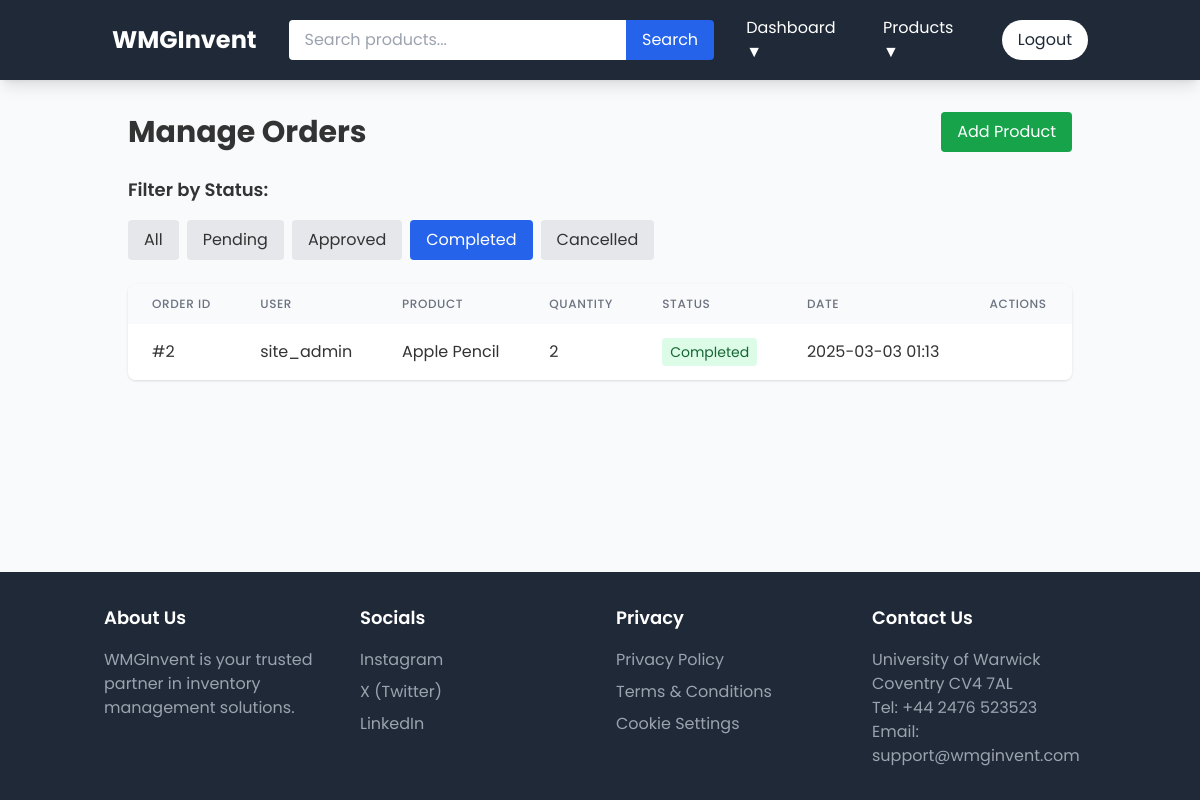
/dashboard/orders?status=completed (signed in), run on the app's committed database.
### app/models/order.py (models this page shows, shortened)
class Order(db.Model):
    id = db.Column(db.Integer, primary_key=True)
    user_id = db.Column(db.Integer, db.ForeignKey('user.id'), nullable=False)      # Customer who placed the order
    product_id = db.Column(db.Integer, db.ForeignKey('product.id'), nullable=False) # Product being ordered
    quantity = db.Column(db.Integer, nullable=False)                               # Quantity ordered
    status = db.Column(db.String(20), default='pending')  # pending, approved, completed, cancelled
    created_at = db.Column(db.DateTime, default=datetime.utcnow)                   # When order was placed
    updated_at = db.Column(db.DateTime, default=datetime.utcnow, onupdate=datetime.utcnow) # Last status update
    user = db.relationship('User', backref='orders')      # Access orders via user.orders
    product = db.relationship('Product', backref='orders') # Access orders via product.orders

### app/models/user.py (models this page shows, shortened)
class User(UserMixin, db.Model):
    id = db.Column(db.Integer, primary_key=True)
    username = db.Column(db.String(64), unique=True, nullable=False)  # Unique username for login
    email = db.Column(db.String(120), unique=True, nullable=False)    # Unique email for contact
    password_hash = db.Column(db.String(128))                         # Securely stored password hash
    role = db.Column(db.String(20), nullable=False, default='user')   # Role-based access control
    def can_manage_stock(self):
        return self.role in ['admin', 'site_admin']
    def can_manage_users(self):
        return self.role == 'site_admin'
    def can_delete_orders(self):
        return self.role == 'site_admin'

### app/models/product.py (models this page shows, shortened)
class Product(db.Model):
    id = db.Column(db.Integer, primary_key=True)
    name = db.Column(db.String(128), nullable=False)                     # Product name (required)
    description = db.Column(db.Text)                                     # Product description
    price = db.Column(db.Float, nullable=False)                          # Product price (required)
    stock_level = db.Column(db.Integer, default=0)                       # Current inventory count
    min_stock_level = db.Column(db.Integer, default=10)                  # Threshold for reordering
    category_id = db.Column(db.Integer, db.ForeignKey('category.id'), nullable=False)  # Product category
    image_url = db.Column(db.String(512))                                # For storing direct image URLs
    created_at = db.Column(db.DateTime, default=datetime.utcnow)         # Creation timestamp
    updated_at = db.Column(db.DateTime, default=datetime.utcnow, onupdate=datetime.utcnow)  # Last update

### app/routes/admin.py (the view)
@bp.route('/orders')
@login_required
def orders():
    if not current_user.can_manage_stock():
        flash('You do not have permission to manage orders')
        return redirect(url_for('main.index'))
    status_filter = request.args.get('status')
    page = request.args.get('page', 1, type=int)
    query = Order.query
    if status_filter:
        query = query.filter_by(status=status_filter)
    orders = query.order_by(Order.created_at.desc()).paginate(page=page, per_page=20)
    return render_template('admin/orders.html', orders=orders)

### app/__init__.py (called while the page is built)
def create_app(config_class=Config):
    app = Flask(__name__)  # Use built-in static folder in app/static
    app.config.from_object(config_class)
    db.init_app(app)
    login_manager.init_app(app)
    migrate.init_app(app, db)
    csrf.init_app(app)
    login_manager.login_view = 'auth.login'
    login_manager.login_message_category = 'info'
    from app.models.category import Category
    @app.context_processor
    def inject_categories():
        return dict(categories=Category.query.all())
    from app.routes import auth, main, products, admin, orders, reorders
    app.register_blueprint(auth.bp)
    app.register_blueprint(main.bp)
    app.register_blueprint(products.bp)
    app.register_blueprint(admin.bp)
    app.register_blueprint(orders.bp)
    app.register_blueprint(reorders.bp)
    print(f"Static folder path: {app.static_folder}")
    return app

### app/models/user.py (called while the page is built)
@login_manager.user_loader
def load_user(id):
    return User.query.get(int(id))

### app/templates/admin/orders.html (shortened to what this page needs)
{% extends "base.html" %}
{% block content %}
<div class="container mx-auto px-4">
    <div class="flex justify-between items-center mb-6">
        <h1 class="text-3xl font-bold">Manage Orders</h1>
        <a href="{{ url_for('products.create') }}"
           class="bg-green-600 text-white px-4 py-2 rounded hover:bg-green-700">
            Add Product
        </a>
    </div>
    <div class="mb-6">
        <div class="flex flex-wrap gap-2">
            <h3 class="text-lg font-semibold w-full mb-2">Filter by Status:</h3>
            <a href="{{ url_for('admin.orders') }}"
               class="px-4 py-2 rounded {% if not request.args.get('status') %}bg-blue-600 text-white{% else %}bg-gray-200{% endif %}">
                All
            </a>
            {% for status in ['pending', 'approved', 'completed', 'cancelled'] %}
            <a href="{{ url_for('admin.orders', status=status) }}"
               class="px-4 py-2 rounded {% if request.args.get('status') == status %}bg-blue-600 text-white{% else %}bg-gray-200{% endif %}">
                {{ status|title }}
            </a>
            {% endfor %}
        </div>
    </div>
    <div class="bg-white rounded-lg shadow overflow-hidden">
        <table class="min-w-full">
            <thead class="bg-gray-50">
                <tr>
                    <th class="px-6 py-3 text-left text-xs font-medium text-gray-500 uppercase tracking-wider">Order ID</th>
                    <th class="px-6 py-3 text-left text-xs font-medium text-gray-500 uppercase tracking-wider">User</th>
                    <th class="px-6 py-3 text-left text-xs font-medium text-gray-500 uppercase tracking-wider">Product</th>
                    <th class="px-6 py-3 text-left text-xs font-medium text-gray-500 uppercase tracking-wider">Quantity</th>
                    <th class="px-6 py-3 text-left text-xs font-medium text-gray-500 uppercase tracking-wider">Status</th>
                    <th class="px-6 py-3 text-left text-xs font-medium text-gray-500 uppercase tracking-wider">Date</th>
                    <th class="px-6 py-3 text-left text-xs font-medium text-gray-500 uppercase tracking-wider">Actions</th>
                </tr>
            </thead>
            <tbody class="bg-white divide-y divide-gray-200">
                {% for order in orders.items %}
                <tr>
                    <td class="px-6 py-4 whitespace-nowrap">#{{ order.id }}</td>
                    <td class="px-6 py-4 whitespace-nowrap">{{ order.user.username }}</td>
                    <td class="px-6 py-4">{{ order.product.name }}</td>
                    <td class="px-6 py-4 whitespace-nowrap">{{ order.quantity }}</td>
                    <td class="px-6 py-4 whitespace-nowrap">
                        <span class="px-2 py-1 rounded text-sm
                            {% if order.status == 'pending' %}bg-yellow-100 text-yellow-800
                            {% elif order.status == 'approved' %}bg-blue-100 text-blue-800
                            {% elif order.status == 'completed' %}bg-green-100 text-green-800
                            {% else %}bg-red-100 text-red-800{% endif %}">
                            {{ order.status|title }}
                        </span>
                    </td>
                    <td class="px-6 py-4 whitespace-nowrap">{{ order.created_at.strftime('%Y-%m-%d %H:%M') }}</td>
                    <td class="px-6 py-4 whitespace-nowrap">
                    </td>
                </tr>
                {% endfor %}
            </tbody>
        </table>
    </div>
</div>
{% endblock %}

### app/static/css/style.css (style rules this page uses)
body { font-family: 'Poppins', sans-serif; line-height: 1.6; color: #333; background-color: #f5f5f5; }

### data on the page
Order: id "2", user.username "site_admin", product.name "Apple Pencil", quantity "2", status "Completed", created_at "2025-03-03 01:13"

### other printed values
{{ status|title }} "Pending" "Approved" "Completed" "Cancelled"
